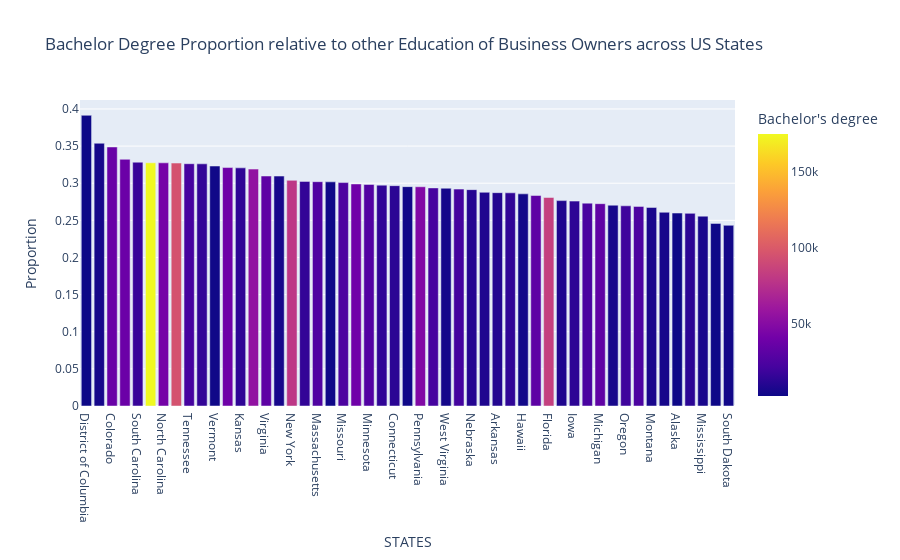

Here is the notebook cell this chart was saved with:
### Markdown cell above
### LOAD: STATE VISUALIZATIONS : BACHELOR DEGREE ONLY

-   Bachelor degree of all states by proprotion relative to all other degrees
-   Optionally can sort the values on proportion or not.

### Code cell
# bachelorStatesProp = newdfStatesPivotted[["Bachelor's degree",'BusinessOwnersSum']]

# bachelorStatesProp['Proportion'] = bachelorStatesProp['Bachelor\'s degree'] / bachelorStatesProp['BusinessOwnersSum']
# display(bachelorStatesProp.head())
bachelorStatesProp.sort_values(by='Proportion',ascending=False,inplace=True)
bachelorStatesProp.info()

fig = px.bar(bachelorStatesProp, x=bachelorStatesProp.index, y="Proportion", color="Bachelor's degree", title="Bachelor Degree Proportion relative to other Education of Business Owners across US States",
               labels ={"NAME":"STATES",
                    })

fig.show()

### Figure 1 — Plotly figure (JSON) as saved in the notebook; plotly's stock layout.template omitted (floating-point values rounded to 4 significant figures)
{"data": [{"alignmentgroup": "True", "hovertemplate": "STATES=%{x}<br>Proportion=%{y}<br>Bachelor's degree=%{marker.color}<extra></extra>", "legendgroup": "", "marker": {"color": [2497, 5084, 36300, 37685, 16998, 175196, 42339, 95444, 21553, 15228, 3541, 39004, 13456, 55075, 31983, 5704, 79452, 15090, 26116, 3241, 24499, 39956, 27009, 14061, 12656, 3308, 47485, 21784, 4827, 20937, 10336, 8629, 9852, 14333, 4004, 31930, 84370, 8336, 13265, 22878, 32899, 5817, 19297, 24303, 6655, 5784, 2406, 12422, 6399, 2850, 3967], "coloraxis": "coloraxis", "pattern": {"shape": ""}}, "name": "", "offsetgroup": "", "orientation": "v", "showlegend": false, "textposition": "auto", "type": "bar", "x": ["District of Columbia", "North Dakota", "Colorado", "Georgia", "South Carolina", "California", "North Carolina", "Texas", "Tennessee", "Alabama", "Vermont", "New Jersey", "Kansas", "Illinois", "Virginia", "New Hampshire", "New York", "Louisiana", "Massachusetts", "Delaware", "Missouri", "Ohio", "Minnesota", "Oklahoma", "Connecticut", "Rhode Island", "Pennsylvania", "Arizona", "West Virginia", "Maryland", "Nebraska", "Nevada", "Arkansas", "Kentucky", "Hawaii", "Washington", "Florida", "Idaho", "Iowa", "Indiana", "Michigan", "Maine", "Oregon", "Wisconsin", "Montana", "New Mexico", "Alaska", "Utah", "Mississippi", "Wyoming", "South Dakota"], "xaxis": "x", "y": [0.3914, 0.3538, 0.3488, 0.3322, 0.3283, 0.3275, 0.3274, 0.3271, 0.3263, 0.3261, 0.3231, 0.3211, 0.3207, 0.319, 0.3097, 0.3096, 0.3038, 0.3024, 0.3021, 0.3018, 0.3009, 0.299, 0.2983, 0.2974, 0.2967, 0.2954, 0.2952, 0.2936, 0.2933, 0.292, 0.2914, 0.2878, 0.2873, 0.2871, 0.2857, 0.2834, 0.2808, 0.2766, 0.2759, 0.2731, 0.2724, 0.2704, 0.2695, 0.2688, 0.2674, 0.2609, 0.2598, 0.2594, 0.2556, 0.2459, 0.2433], "yaxis": "y"}], "layout": {"barmode": "relative", "coloraxis": {"colorbar": {"title": {"text": "Bachelor's degree"}}, "colorscale": [[0, "#0d0887"], [0.1111, "#46039f"], [0.2222, "#7201a8"], [0.3333, "#9c179e"], [0.4444, "#bd3786"], [0.5556, "#d8576b"], [0.6667, "#ed7953"], [0.7778, "#fb9f3a"], [0.8889, "#fdca26"], [1, "#f0f921"]]}, "legend": {"tracegroupgap": 0}, "title": {"text": "Bachelor Degree Proportion relative to other Education of Business Owners across US States"}, "xaxis": {"anchor": "y", "domain": [0, 1], "title": {"text": "STATES"}}, "yaxis": {"anchor": "x", "domain": [0, 1], "title": {"text": "Proportion"}}}}
